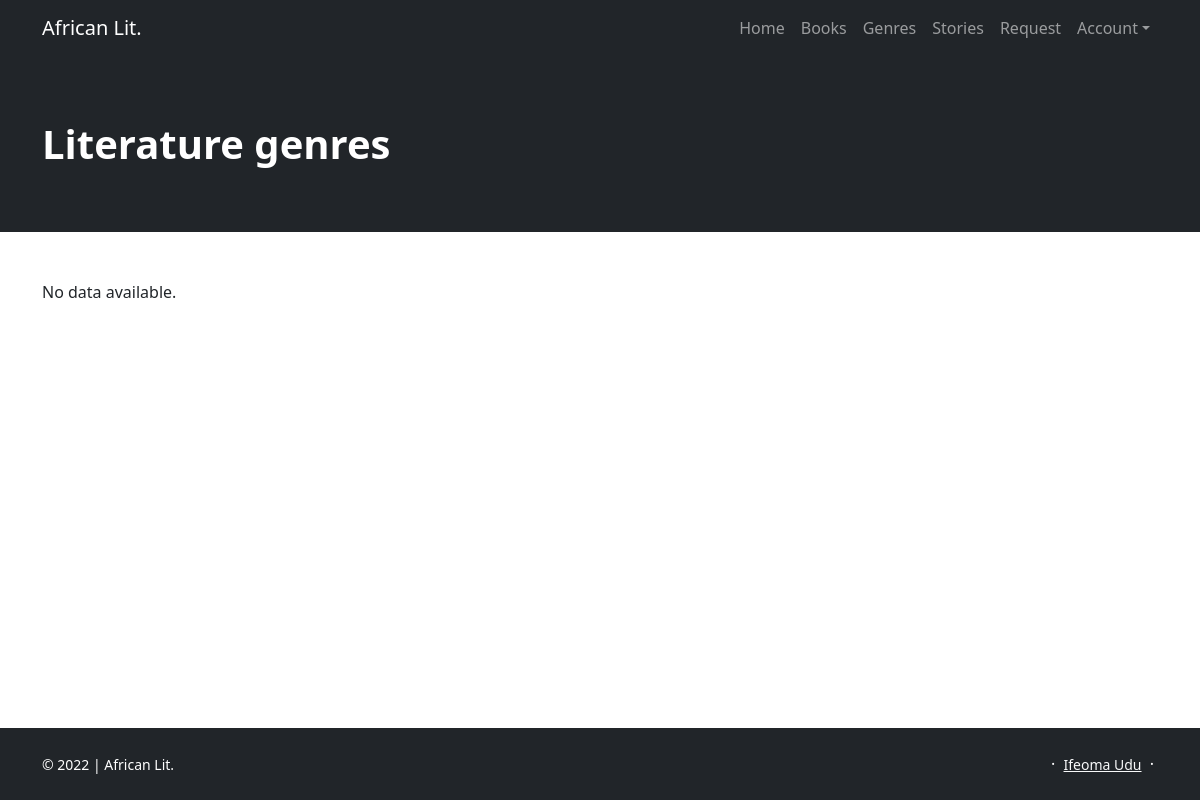
Page /genres/ on the earlier database version.
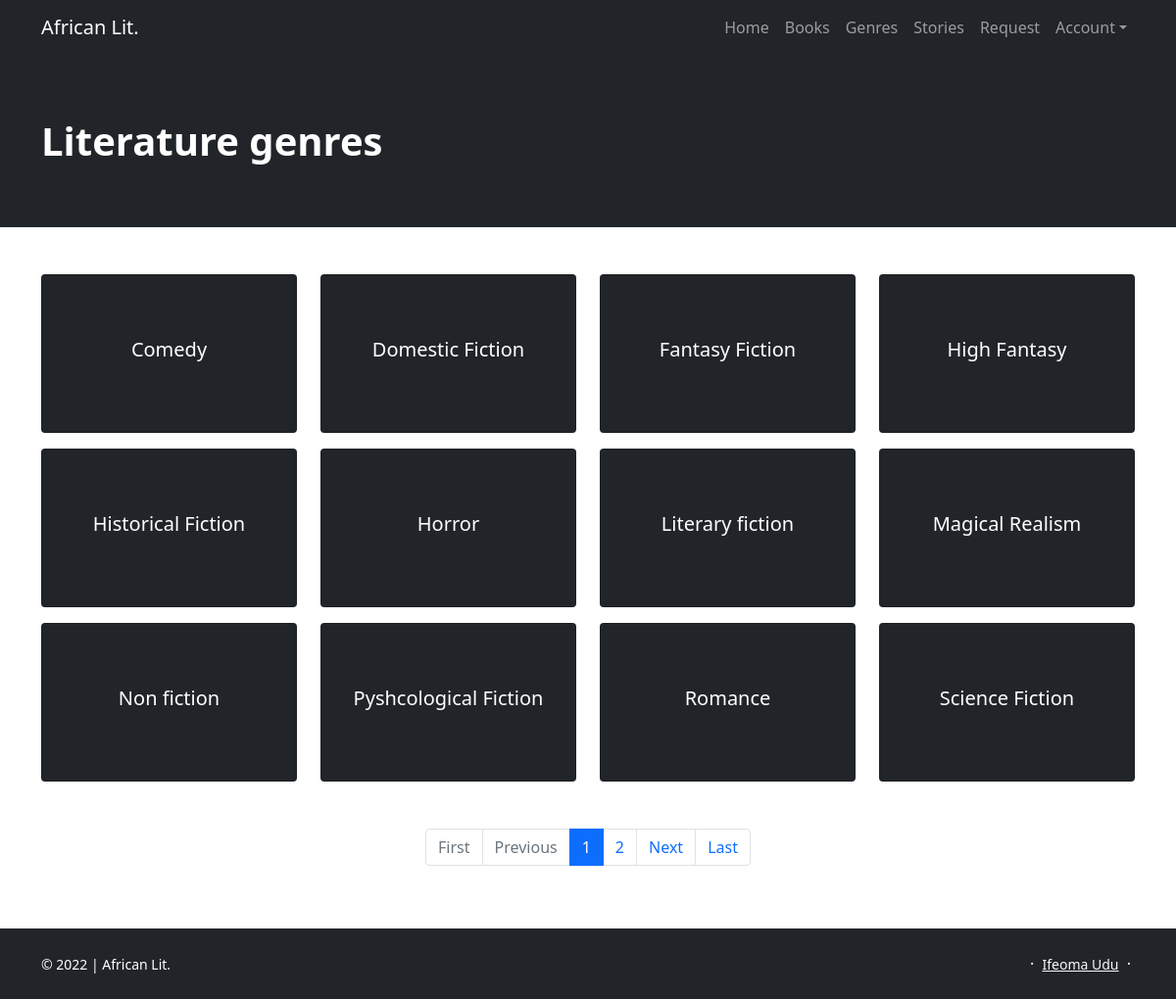
Same page on the later database version.
### book/models.py (models this page shows, shortened)
class Genre(models.Model):
    name = models.CharField(max_length=50)
    slug = models.CharField(max_length=50)
    class Meta:
        ordering = ['name']
    def get_absolute_url(self):
        return reverse('genre_detail',
                       kwargs={'slug': self.slug})

### django_books/views.py (the view)
# urls.py: path('genres/', views.genres, name='genres'),
def genres(request):
    genres = Genre.objects.all()
    genres = mk_paginator(request, genres, 12)
    return render(request, 'genres.html', {'genres': genres})

### django_books/utils.py (called while the page is built)
def mk_paginator(request, items, num_items):
    paginator = Paginator(items, num_items)
    page = request.GET.get('page', 1)
    try:
        items = paginator.page(page)
    except PageNotAnInteger:
        items = paginator.page(1)
    except EmptyPage:
        items = paginator.page(paginator.num_pages)
    return items

### templates/genres.html (shortened to what this page needs)
{% extends "base.html" %}
{% block content %}
<header class="bg-dark py-3">
    <div class="container">
        <div class="row">
            <div class="col-9">
                <div class="my-5">
                    <h1 class="fw-bolder text-white">Literature genres</h1>
                </div>
            </div>
        </div>
    </div>
</header>
<section class="container my-5">
    <div class="row gy-3">
        {% for genre in genres %}
        <div class="col-lg-3">
            {% include '_genre_list.html' %}
            </div>
        {% empty %}
            <p>No data available.</p>
        {% endfor %}
        {% include "_pagination.html" with page_obj=genres %}
    </div>
</section>
{% endblock %}

### templates/_genre_list.html
<div class="card py-3 bg-dark">
    <a href="{{ genre.get_absolute_url }}" class="text-decoration-none">
        <div class="card-body py-5">
            <h5 class="text-center text-white text-center">{{ genre.name }}</h5>
        </div>
    </a>
</div>

Differences in the rows shown:
added Genre: name "Comedy"
added Genre: name "Domestic Fiction"
added Genre: name "Fantasy Fiction"
added Genre: name "High Fantasy"
added Genre: name "Historical Fiction"
added Genre: name "Horror"
added Genre: name "Literary fiction"
added Genre: name "Magical Realism"
added Genre: name "Non fiction"
added Genre: name "Pyshcological Fiction"
added Genre: name "Romance"
added Genre: name "Science Fiction"
Other differences:
text no longer shown: "No data available."
text now shown: "First Previous Next Last"
new list line: "1"
new list line: "2"
